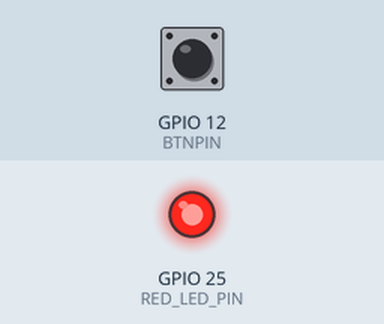
Simulated run of this sketch. Board: ESP32. Parts: output pins drawn as LEDs (lit = HIGH). The inputs (shaded band) are chosen by the test bench; at power-on: GPIO 12 (BTNPIN) HIGH.

Above: at 1.2 s.
1.3 s: GPIO 12 (BTNPIN) pulled LOW for 0.15 s
At 2.7 s:
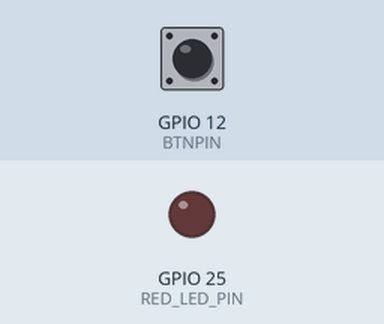
3.0 s: GPIO 12 (BTNPIN) pulled LOW for 1 s
At 3.8 s:
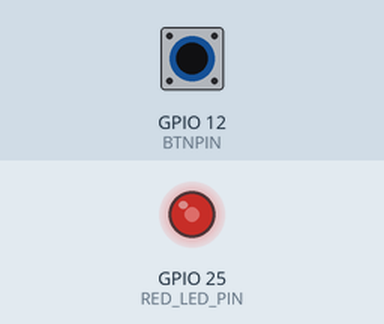
5.5 s: GPIO 12 (BTNPIN) pulled LOW for 3.2 s
At 9.7 s:
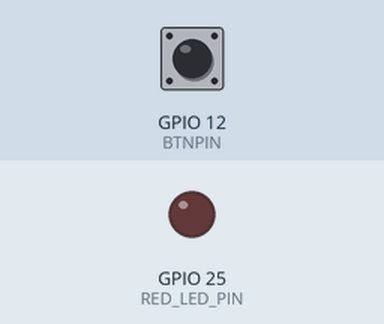
Timing chart, 0 to 11.2 s (numbered marks = the images above; inputs shaded):
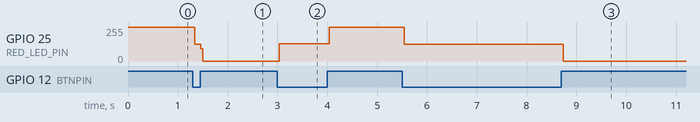

The sketch:

button-without-debouncing.ino
```cpp
// LED pin
#define RED_LED_PIN     25
// Button pin
#define BTNPIN          12

int btn_state;
int led_state = HIGH;

void setup()
{
  // Konfigurasi GPIO pin sebagai output untuk LED
  pinMode(RED_LED_PIN, OUTPUT);

  // Set nilai LED ke kondisi off
  digitalWrite(RED_LED_PIN, HIGH);

  // Konfigurasi GPIO pin sebagai input pull-up untuk button
  pinMode(BTNPIN, INPUT_PULLUP);
}

void loop()
{
  // Read button
  btn_state = digitalRead(BTNPIN);

  // Toggle LED state
  if (btn_state == LOW)
  {
    led_state = !led_state;
  }

  // Write LED state
  digitalWrite(RED_LED_PIN, led_state);
}
```

Measured:
- after the input at 1.3 s, GPIO 25 (RED_LED_PIN): 255/255 → 125/255 at once, → 0/255 0.12 s later
- after the input at 3.0 s, GPIO 25 (RED_LED_PIN): 0/255 → 130/255 at once, → 255/255 1.0 s later
- after the input at 5.5 s, GPIO 25 (RED_LED_PIN): 255/255 → 125/255 at once, → 0/255 3.2 s later
